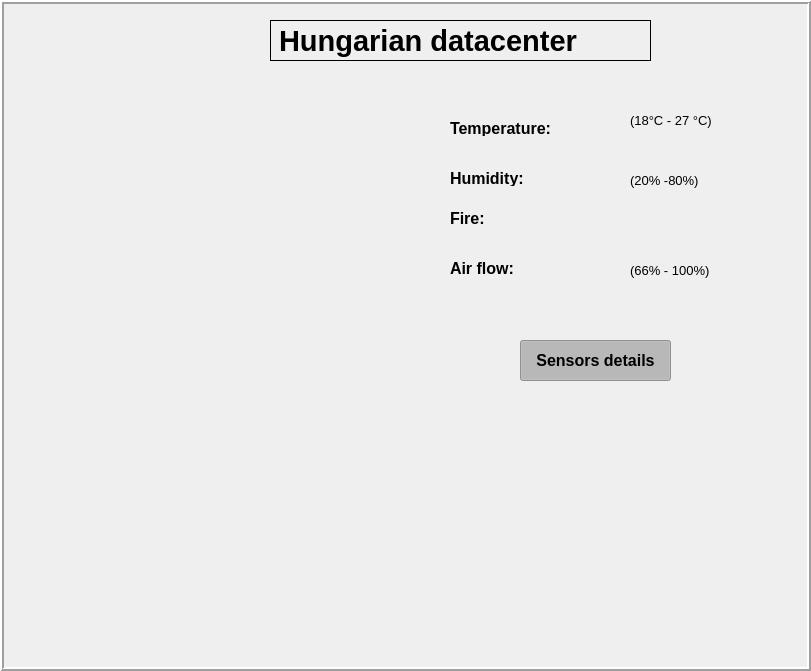
   <widget class="QFrame" name="datacenter_hu">
    <property name="geometry">
     <rect>
      <x>850</x>
      <y>0</y>
      <width>811</width>
      <height>671</height>
     </rect>
    </property>
    <property name="frameShape">
     <enum>QFrame::Box</enum>
    </property>
    <property name="frameShadow">
     <enum>QFrame::Raised</enum>
    </property>
    <property name="lineWidth">
     <number>2</number>
    </property>
    <widget class="QLabel" name="label_63">
     <property name="geometry">
      <rect>
       <x>450</x>
       <y>120</y>
       <width>141</width>
       <height>16</height>
      </rect>
     </property>
     <property name="font">
      <font>
       <pointsize>12</pointsize>
       <weight>75</weight>
       <bold>true</bold>
      </font>
     </property>
     <property name="text">
      <string>Temperature: </string>
     </property>
    </widget>
    <widget class="QLabel" name="label_64">
     <property name="geometry">
      <rect>
       <x>450</x>
       <y>170</y>
       <width>101</width>
       <height>16</height>
      </rect>
     </property>
     <property name="font">
      <font>
       <pointsize>12</pointsize>
       <weight>75</weight>
       <bold>true</bold>
      </font>
     </property>
     <property name="text">
      <string>Humidity:</string>
     </property>
    </widget>
    <widget class="TaurusLed" name="taurusLed_9">
     <property name="geometry">
      <rect>
       <x>580</x>
       <y>110</y>
       <width>31</width>
       <height>31</height>
      </rect>
     </property>
     <property name="ledInverted">
      <bool>false</bool>
     </property>
     <property name="ledPattern" stdset="0">
      <string>:leds/images256/led_{color}_on.png</string>
     </property>
     <property name="model">
      <string>epfl/vds/3/temp_alarm</string>
     </property>
     <property name="onColor">
      <string>red</string>
     </property>
     <property name="offColor">
      <string>green</string>
     </property>
    </widget>
    <widget class="TaurusLed" name="taurusLed_10">
     <property name="geometry">
      <rect>
       <x>580</x>
       <y>160</y>
       <width>31</width>
       <height>31</height>
      </rect>
     </property>
     <property name="ledInverted">
      <bool>false</bool>
     </property>
     <property name="ledPattern" stdset="0">
      <string>:leds/images256/led_{color}_on.png</string>
     </property>
     <property name="model">
      <string>epfl/vds/3/hum_alarm</string>
     </property>
     <property name="onColor">
      <string>red</string>
     </property>
     <property name="offColor">
      <string>green</string>
     </property>
    </widget>
    <widget class="QLabel" name="label_65">
     <property name="geometry">
      <rect>
       <x>450</x>
       <y>210</y>
       <width>91</width>
       <height>16</height>
      </rect>
     </property>
     <property name="font">
      <font>
       <pointsize>12</pointsize>
       <weight>75</weight>
       <bold>true</bold>
      </font>
     </property>
     <property name="text">
      <string>Fire:</string>
     </property>
    </widget>
    <widget class="TaurusLed" name="taurusLed_11">
     <property name="geometry">
      <rect>
       <x>580</x>
       <y>200</y>
       <width>31</width>
       <height>31</height>
      </rect>
     </property>
     <property name="ledInverted">
      <bool>false</bool>
     </property>
     <property name="ledPattern" stdset="0">
      <string>:leds/images256/led_{color}_on.png</string>
     </property>
     <property name="model">
      <string>epfl/vds/3/fire_alarm</string>
     </property>
     <property name="onColor">
      <string>red</string>
     </property>
     <property name="offColor">
      <string>green</string>
     </property>
    </widget>
    <widget class="QPushButton" name="btn_details_hu">
     <property name="geometry">
      <rect>
       <x>520</x>
       <y>340</y>
       <width>151</width>
       <height>41</height>
      </rect>
     </property>
     <property name="font">
      <font>
       <pointsize>12</pointsize>
       <weight>75</weight>
       <bold>true</bold>
      </font>
     </property>
     <property name="styleSheet">
      <string notr="true">background-color: rgb(200, 200, 200);</string>
     </property>
     <property name="text">
      <string>Sensors details</string>
     </property>
     <property name="checkable">
      <bool>true</bool>
     </property>
     <property name="checked">
      <bool>true</bool>
     </property>
     <property name="autoDefault">
      <bool>false</bool>
     </property>
    </widget>
    <widget class="QLabel" name="label_66">
     <property name="geometry">
      <rect>
       <x>270</x>
       <y>20</y>
       <width>381</width>
       <height>41</height>
      </rect>
     </property>
     <property name="font">
      <font>
       <pointsize>22</pointsize>
       <weight>75</weight>
       <bold>true</bold>
      </font>
     </property>
     <property name="frameShape">
      <enum>QFrame::Box</enum>
     </property>
     <property name="text">
      <string>Hungarian datacenter</string>
     </property>
    </widget>
    <widget class="TaurusLed" name="taurusLed_12">
     <property name="geometry">
      <rect>
       <x>580</x>
       <y>250</y>
       <width>31</width>
       <height>31</height>
      </rect>
     </property>
     <property name="ledInverted">
      <bool>false</bool>
     </property>
     <property name="ledPattern" stdset="0">
      <string>:leds/images256/led_{color}_on.png</string>
     </property>
     <property name="model">
      <string>epfl/vds/3/air_flow_alarm</string>
     </property>
     <property name="onColor">
      <string>red</string>
     </property>
     <property name="offColor">
      <string>green</string>
     </property>
    </widget>
    <widget class="QLabel" name="label_67">
     <property name="geometry">
      <rect>
       <x>450</x>
       <y>260</y>
       <width>81</width>
       <height>16</height>
      </rect>
     </property>
     <property name="font">
      <font>
       <pointsize>12</pointsize>
       <weight>75</weight>
       <bold>true</bold>
      </font>
     </property>
     <property name="text">
      <string>Air flow:</string>
     </property>
    </widget>
    <widget class="QPixmapWidget" name="qPixmapWidget_5">
     <property name="geometry">
      <rect>
       <x>20</x>
       <y>80</y>
       <width>411</width>
       <height>321</height>
      </rect>
     </property>
     <property name="pixmap">
      <pixmap>images/cern_hu.jpg</pixmap>
     </property>
     <property name="aspectRatioMode">
      <enum>Qt::IgnoreAspectRatio</enum>
     </property>
    </widget>
    <widget class="QLabel" name="label_22">
     <property name="geometry">
      <rect>
       <x>630</x>
       <y>170</y>
       <width>101</width>
       <height>21</height>
      </rect>
     </property>
     <property name="font">
      <font>
       <pointsize>10</pointsize>
      </font>
     </property>
     <property name="text">
      <string>(20% -80%)</string>
     </property>
    </widget>
    <widget class="QLabel" name="label_23">
     <property name="geometry">
      <rect>
       <x>630</x>
       <y>260</y>
       <width>101</width>
       <height>21</height>
      </rect>
     </property>
     <property name="font">
      <font>
       <pointsize>10</pointsize>
      </font>
     </property>
     <property name="text">
      <string>(66% - 100%)</string>
     </property>
    </widget>
    <widget class="QLabel" name="label_24">
     <property name="geometry">
      <rect>
       <x>630</x>
       <y>110</y>
       <width>101</width>
       <height>21</height>
      </rect>
     </property>
     <property name="font">
      <font>
       <pointsize>10</pointsize>
      </font>
     </property>
     <property name="text">
      <string>(18°C - 27 °C)</string>
     </property>
    </widget>
   </widget>
